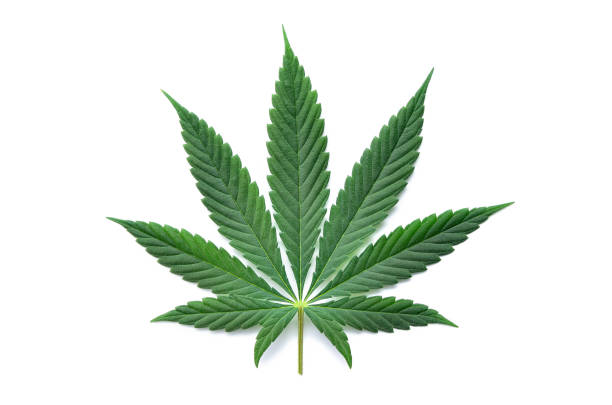
#> input picture process/Image/leaf.jpg, 612 x 405 px
$ python -i segmentation.py   (imports and definitions only)
#> lines starting #> are read from the running program, lines starting #| are printed output that depends on the picture; after the words box and inside, x2 and y2 are one past the last pixel; in counts of white or black regions, pixels touching at a corner belong together
#> further down, picture is the input picture: shape (405, 612, 3); mean B, G, R 219, 229.3, 219.6
### process/contour.py
import numpy as np
import cv2
import matplotlib.pyplot as plt

def contouring():
    # Read image, create blank masks, color threshold
    image = cv2.imread("Image/rgb_1.jpg")
    blank_mask = np.zeros(image.shape, dtype=np.uint8)
    original = image.copy()
    hsv = cv2.cvtColor(image, cv2.COLOR_BGR2HSV)
    lower = np.array([30, 50, 0])
    upper = np.array([88, 255, 139])
    mask = cv2.inRange(hsv, lower, upper)

    # Perform morphological operations
    kernel = cv2.getStructuringElement(cv2.MORPH_RECT, (3,3))
    opening = cv2.morphologyEx(mask, cv2.MORPH_OPEN, kernel, iterations=1)
    close = cv2.morphologyEx(opening, cv2.MORPH_CLOSE, kernel, iterations=1)

    # Find contours and filter for largest contour
    # Draw largest contour onto a blank mask then bitwise-and
    cnts = cv2.findContours(close, cv2.RETR_EXTERNAL, cv2.CHAIN_APPROX_SIMPLE)
    cnts = cnts[0] if len(cnts) == 2 else cnts[1]
    cnts = sorted(cnts, key=cv2.contourArea, reverse=True)[0]
    cv2.fillPoly(blank_mask, [cnts], (255,255,255))
    blank_mask = cv2.cvtColor(blank_mask, cv2.COLOR_BGR2GRAY)


    result = cv2.bitwise_and(original,original,mask=blank_mask)

    #Crop ROI from result
    x,y,w,h = cv2.boundingRect(blank_mask)
    ROI = result[y:y+h, x:x+w]
    cv2.bitwise_not(blank_mask)
    # image in this case is your image you want to eliminate black
    result[np.where((result==[0,0,0]).all(axis=2))] = [255,255,255]

    cv2.imshow("result",result)
    cv2.waitKey(0)
    cv2.imwrite("Image/someleaf.jpg",result)


    return result
contouring()

### process/segmentation.py
import cv2
import base64
import numpy as np
from camera import getImg
import numpy as np
import cv2
import matplotlib.pyplot as plt
import contour as ct
import json


def capture_img():
    return getImg()


def find_leafAreaIndex(img):
    gray = cv2.cvtColor(img, cv2.COLOR_BGR2GRAY)
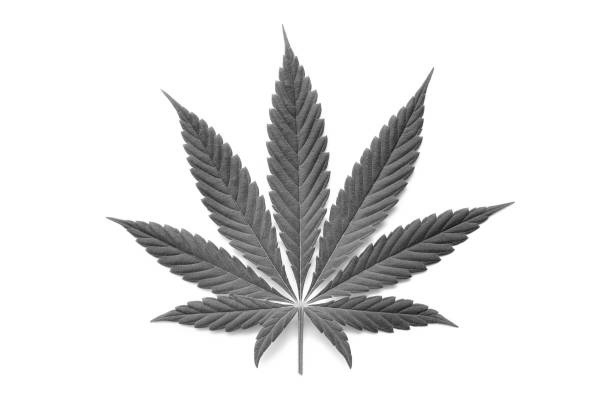
#> gray: shape (405, 612); min 19, max 255, mean 225.2
    ret, thresh = cv2.threshold(gray, 252, 255, cv2.THRESH_BINARY)
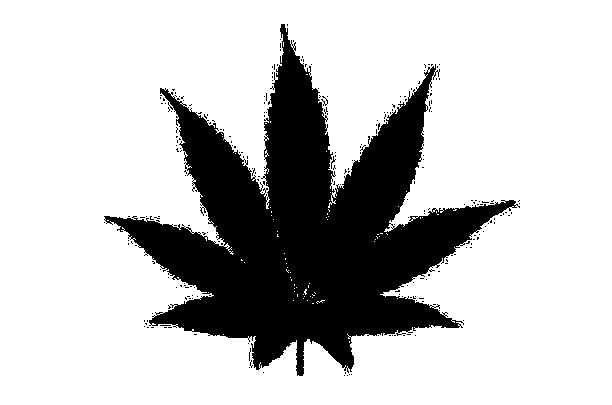
#> thresh: shape (405, 612); 76.9% white; 248 black regions (246 under 20 px), largest, box (x1, y1, x2, y2) and area: (104, 24, 520, 376) 56530, (321, 96, 328, 106) 23
    ret, thresh2 = cv2.threshold(gray, 0, 255, cv2.THRESH_BINARY+cv2.THRESH_OTSU)
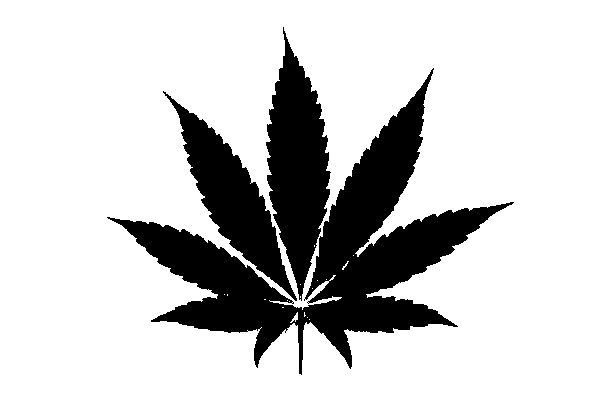
#> thresh2: shape (405, 612); 80.6% white; 3 black regions, box (x1, y1, x2, y2) and area: (107, 68, 514, 375) 30054, (266, 27, 331, 301) 9967, (163, 91, 297, 301) 7940
#> ret = 179
    ret, thresh3 = cv2.threshold(gray, 0, 255, cv2.THRESH_BINARY+cv2.THRESH_TRIANGLE)
#> ret = 252
    number_of_black_pix = np.sum(thresh2 == 0)
#> number_of_black_pix = 47961
    convertToCm = 0.0264583333 * number_of_black_pix
#> convertToCm = 1269
    return convertToCm


def ndvi(img):
    # Load image and convert to float - for later division
    im = cv2.imread("Image/someleaf.jpg").astype(np.float64)
    # Split into 3 channels, discarding the first and saving the second as R, third as NearIR
    _, R, NearIR = cv2.split(im)
    # Compute NDVI values for each pixel
    NDVI = (NearIR - R) / (NearIR + R + 0.001)
    plt.imshow(NDVI)
    plt.show()
    plt.imsave("Image/NDVI.jpg",NDVI)
    return NDVI


def imgToBase64(img):
    retval, buffer = cv2.imencode('.jpg', img)
    jpg_as_text = base64.b64encode(buffer)
    return jpg_as_text


def startEvent(farm_id,position):
    #start
    img = capture_img()
    base64_str = imgToBase64(img)
    data = {
        "farm_id": farm_id,
        "position": position,
        "image": base64_str
    }
    data_str = json.dumps(data)
    return data_str
    '''
    imgToFindValue = ct.contouring()
    base64_rgb = imgToBase64(imgToFindValue)
    ValueofArea = find_leafAreaIndex(imgToFindValue)
    NDVI = ndvi(imgToFindValue)
    base64_NDVI = imgToBase64(NDVI)
    '''


>>> import cv2
>>> picture = cv2.imread('Image/leaf.jpg')
>>> result = find_leafAreaIndex(picture)
#> result = 1269
